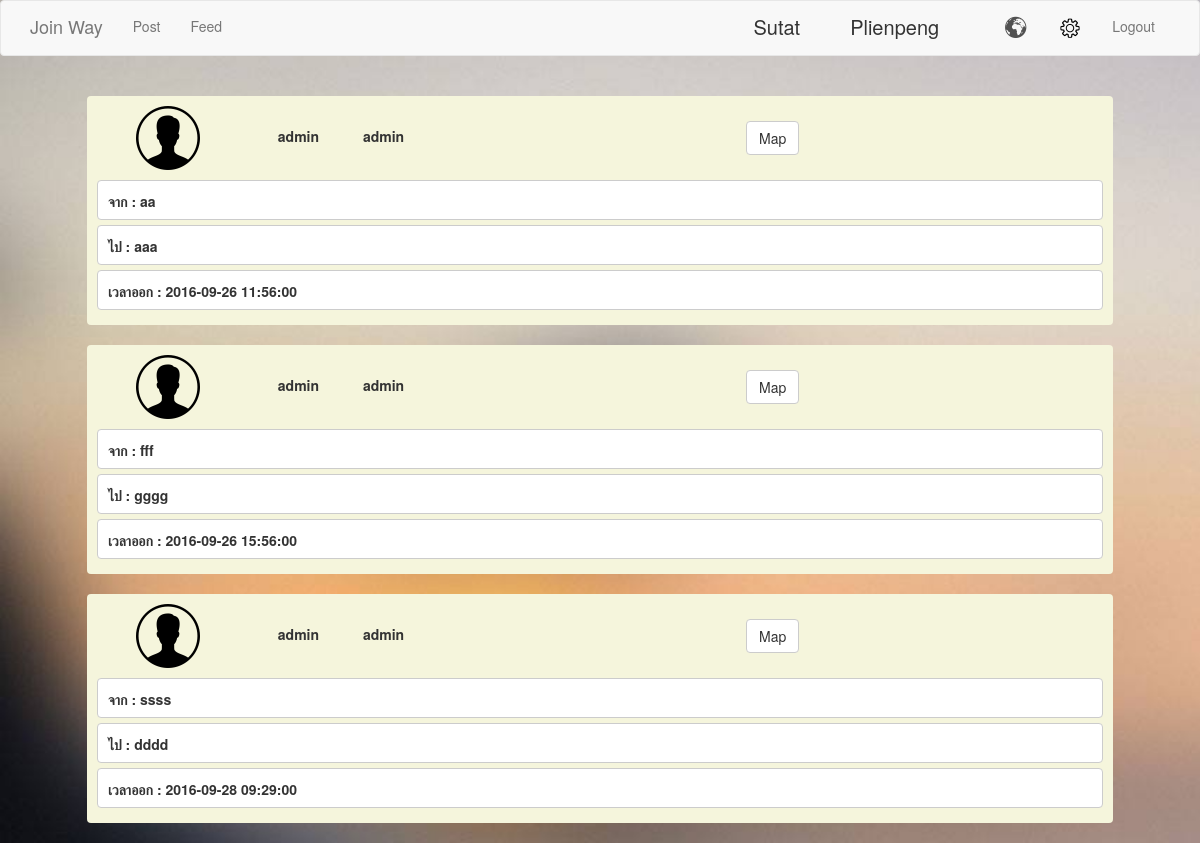
/source/phpViewPage.php (signed in), run on the app's committed database.
### tables this page shows
CREATE TABLE `user` (
  `user_id` varchar(10) NOT NULL,
  `username` varchar(15) NOT NULL,
  `password` varchar(15) NOT NULL,
  `firstname` varchar(200) NOT NULL,
  `lastname` varchar(200) NOT NULL,
  `image` text NOT NULL
);

CREATE TABLE `map` (
  `map_id` int(11) NOT NULL,
  `meeting_point` text,
  `license_plate` varchar(10) DEFAULT NULL,
  `map_datetime` datetime DEFAULT NULL,
  `start_lat` varchar(200) DEFAULT NULL,
  `start_lng` varchar(200) DEFAULT NULL,
  `end_lat` varchar(200) DEFAULT NULL,
  `end_lng` varchar(200) DEFAULT NULL,
  `start` text,
  `end` text,
  `type` varchar(10) DEFAULT NULL,
  `user_id` varchar(10) DEFAULT NULL
);

### source/phpViewPage.php (the view, shortened to what this page needs)
<!DOCTYPE html>
<html>
<head>
	<link rel="stylesheet" type="text/css" href="css/bootstrap.css">
<?
    $sqlVal = $_SESSION['login_true_admin'];
    $result = mysql_query("select * from user where username='$sqlVal'");
    $row = mysql_fetch_array($result);
?>
</head>
<body>
	<nav class="navbar navbar-default">
		<div class="container">
		    <div class="navbar-header">
		      <a class="navbar-brand" href="phpStickyPage.php">Join Way</a>
		    </div>
		    <div class="collapse navbar-collapse" id="bs-example-navbar-collapse-1">
		    	<ul class="nav navbar-nav">
		    		<li><a href="phpStickyPage.php">Post<span class="sr-only">(current)</span></a></li>
		    		<li><a href="phpViewPage.php">Feed<span class="icon-bar"></span></a></li>
		      	</ul>
		      	<ul class="nav navbar-nav navbar-right">
		      		<li id="sdf"> <?=$row["firstname"]; ?> </li>
		      		<li id="sdf"> <?=$row["lastname"];?> </li>
		        	<li><a href="phpSelectPage.php" onclick="alarm();"><img id="" src="image/globe-01.png"></a></li>
			    	<li><a href=""><img id="" src="image/setting.png"></a></li>
			    	<li><a href="phpLogout.php">Logout</a></li>
		      	</ul>
		    </div>
		</div>
	</nav>
<?
$sql = mysql_query("select * from map,user where map.user_id = user.user_id");
while($bbb = mysql_fetch_array($sql)){
?>
<br>
	<div class="container" align="center">
		<form name="formPost" method="post" action="phpRequestPage.php">
			<div class="paneshow">
				<div class="row">
					<div class="col-md-2">
						<img id="" src="image/male.png">
					</div>
					<div class="col-md-2">
						<label id=""><?=$bbb['firstname']?></label>
						<label id="nnn"><?=$bbb['lastname']?></label>
					</div>
					<div class="col-md-8">
						<button class="btn btn-default" id="yoo">Map</button>
					</div>
				</div>
				<div class="find text-left">
					<label id="mmm">จาก : <?=$bbb['start']?></label>
					<label id="mmm">ไป : <?=$bbb['end']?></label>
					<label id="mmm">เวลาออก : <?=$bbb['map_datetime']?></label>
				</div>
			</div>
		</form>
	</div>
<?}?>
<br>
</body>
</html>

### source/phpViewPage.php (style rules this page uses)
.paneshow { padding: 10px; width: 90%; height: auto; border-radius: 4px; background-color: #F5F5DC; }
.find { margin-top: 10px; border-radius: 4px; }
#mmm { border-radius: 4px; border: 1px solid #ccc; width: 100%; height: 40px; margin-bottom: 5px; padding: 10px; background-color: white; text-align: left; }
#nnn { padding-top: 20px; padding-left: 40px; }
#sdf { padding-top: 12px; padding-right: 50px; font-size: 20px; }
#yoo { margin-top: 15px; margin-left: 0px; }

### data on the page
user: firstname "Sutat", lastname "Plienpeng"
map: user.firstname "admin", user.lastname "admin", start "aa", end "aaa", map_datetime "2016-09-26 11:56:00"
map: user.firstname "admin", user.lastname "admin", start "fff", end "gggg", map_datetime "2016-09-26 15:56:00"
map: user.firstname "admin", user.lastname "admin", start "ssss", end "dddd", map_datetime "2016-09-28 09:29:00"
